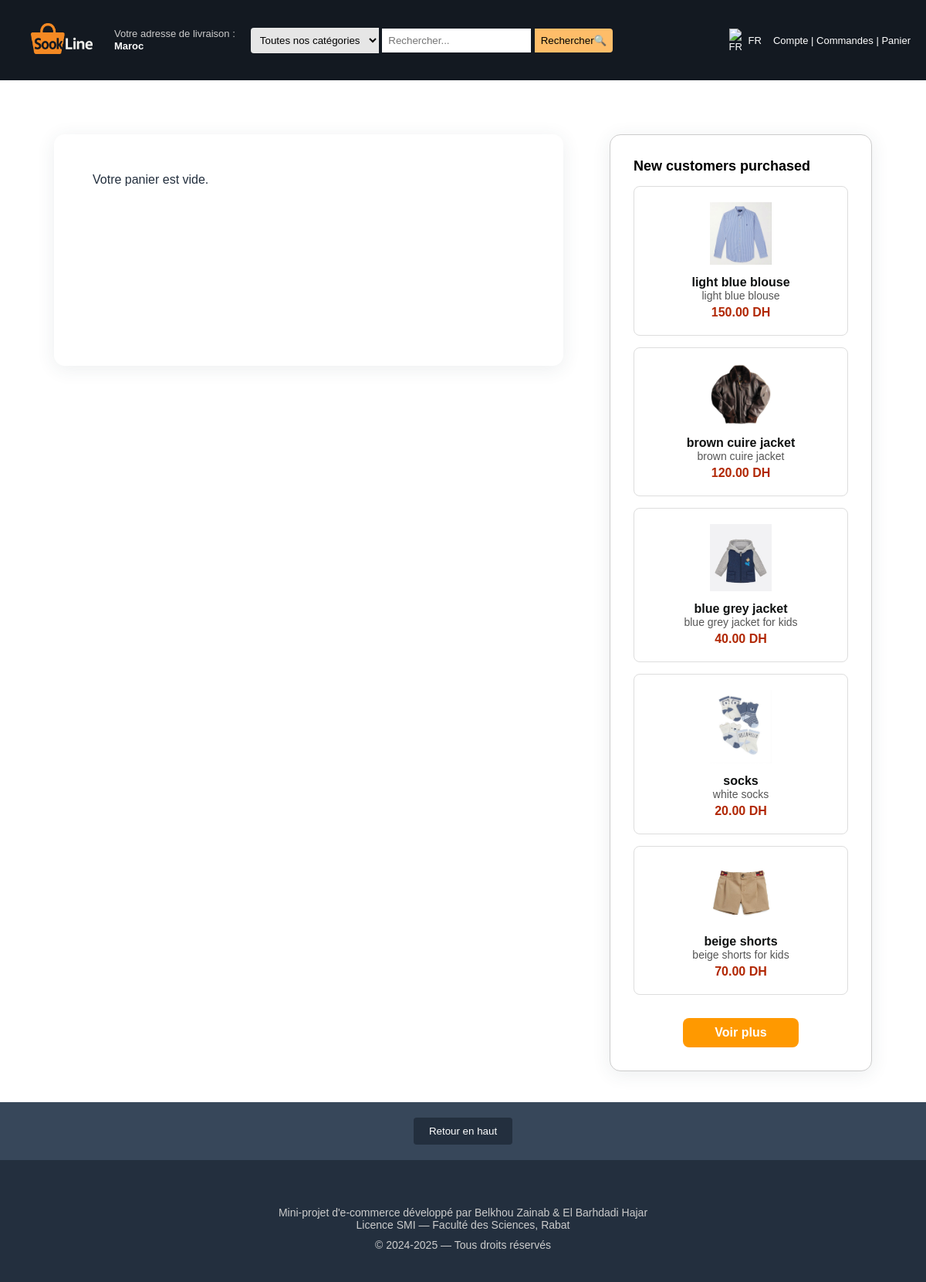
Screenshot of /PANIER.php with the database file from the repository.
### tables this page shows
CREATE TABLE IF NOT EXISTS `produits` (
  `id` int NOT NULL AUTO_INCREMENT,
  `nom` varchar(255) NOT NULL,
  `description` text,
  `categorie` varchar(100) DEFAULT NULL,
  `img` varchar(255) DEFAULT NULL,
  `prix` decimal(10,2) NOT NULL,
  PRIMARY KEY (`id`)
);

### PANIER.php (the view, shortened to what this page needs)
<?php
require_once 'db.php';
$panier = [];
$sql = "SELECT p.nom, p.description, p.img, p.prix FROM produits p LIMIT 5";
$result = $conn->query($sql);
?>
<!DOCTYPE html>
<html lang="fr">
<head>
  <link rel="stylesheet" href="style.css">
</head>
<body>
<?php include 'bar.php'; ?>
<div class="main-content">
  <div class="panier-container">
    <?php
    if (empty($panier)): ?>
      <p style="padding: 20px; color: #232F3E;">Votre panier est vide.</p>
    <?php endif; ?>
  </div>
  <div class="hero-news">
      <h2 style="font-size: 18px; margin-bottom: 15px;">New customers purchased</h2>
      <?php if ($result && $result->num_rows > 0): ?>
          <?php while($row = $result->fetch_assoc()): ?>
              <div class="product-card" style="margin-top: 15px;">
                  <img src="img/<?= htmlspecialchars($row['img']) ?>" alt="<?= htmlspecialchars($row['nom']) ?>" style="max-width: 80px;">
                  <h3><?= htmlspecialchars($row['nom']) ?></h3>
                  <p><?= htmlspecialchars($row['description']) ?></p>
                  <div class="price"><?= number_format($row['prix'], 2) ?> DH</div>
              </div>
          <?php endwhile; ?>
      <?php else: ?>
          <p>Aucun achat récent.</p>
      <?php endif; ?>
      <a href="recherche.php" class="voir-plus-btn" style="display: block; width: 150px; margin: 30px auto 0 auto; padding: 10px 0; background: #FF9900; color: white; border-radius: 8px; text-align: center; font-weight: bold; text-decoration: none;">
    Voir plus
</a>
  </div>
</div>
<div style="text-align: center; padding: 20px; background-color: #37475a;">
  <button onclick="window.scrollTo({top: 0, behavior: 'smooth'})"
          style="padding: 10px 20px; background-color: #232f3e; color: white; border: none; cursor: pointer; border-radius: 4px;">
    Retour en haut
  </button>
</div>
<?php include 'footer.php'; ?>
</body>
</html>

### style.css (style rules this page uses)
* { margin: 0; padding: 0; box-sizing: border-box; }
body { font-family: Arial, sans-serif; transition: background-color 0.3s ease; }
.product-card { background-color: white; border: 1px solid #ddd; border-radius: 8px; padding: 20px; text-align: center; }
.product-card img { max-width: 100%; height: auto; margin-bottom: 10px; }
.product-card h3 { font-size: 16px; color: #0f1111; }
.product-card p { color: #555; font-size: 14px; }
.product-card .price { color: #b12704; font-weight: bold; margin-top: 5px; }
.hero-news { flex: 1; background-color: #fff; border: 1px solid #ccc; border-radius: 8px; padding: 20px; margin-left: 20px; margin-bottom: 20px; }
.hero-news h2 { font-size: 18px; margin-bottom: 15px; }
.main-content { display: flex; justify-content: center; gap: 40px; margin: 50px auto 0 auto; max-width: 1100px; align-items: flex-start; }
.panier-container, .hero-news { background: #fff; border-radius: 14px; box-shadow: 0 4px 24px rgba(44, 62, 80, 0.09); padding: 30px; min-width: 340px; }
.panier-container { flex: 2; }
.hero-news { flex: 1; max-width: 340px; }
.panier-container { padding: 20px; background-color: #f3f3f3; max-width: 1000px; flex: 2; align-items: center; justify-content: center; min-height: 300px; }
.main-content { display: flex; padding: 20px; gap: 20px; min-height: 500px; }

### PANIER.php (style rules this page uses)
.main-content { display: flex; justify-content: center; gap: 40px; margin: 50px auto 0 auto; max-width: 1100px; align-items: flex-start; }
.panier-container, .hero-news { background: #fff; border-radius: 14px; box-shadow: 0 4px 24px rgba(44,62,80,0.09); padding: 30px; min-width: 340px; }
.panier-container { flex: 2; }
.hero-news { flex: 1; max-width: 340px; }

### rows the page displays
produits: img (picture), nom "light blue blouse", description "light blue blouse", prix "150.00"
produits: img (picture), nom "brown cuire jacket", description "brown cuire jacket", prix "120.00"
produits: img (picture), nom "blue grey jacket", description "blue grey jacket for kids", prix "40.00"
produits: img (picture), nom "socks", description "white socks", prix "20.00"
produits: img (picture), nom "beige shorts", description "beige shorts for kids", prix "70.00"
